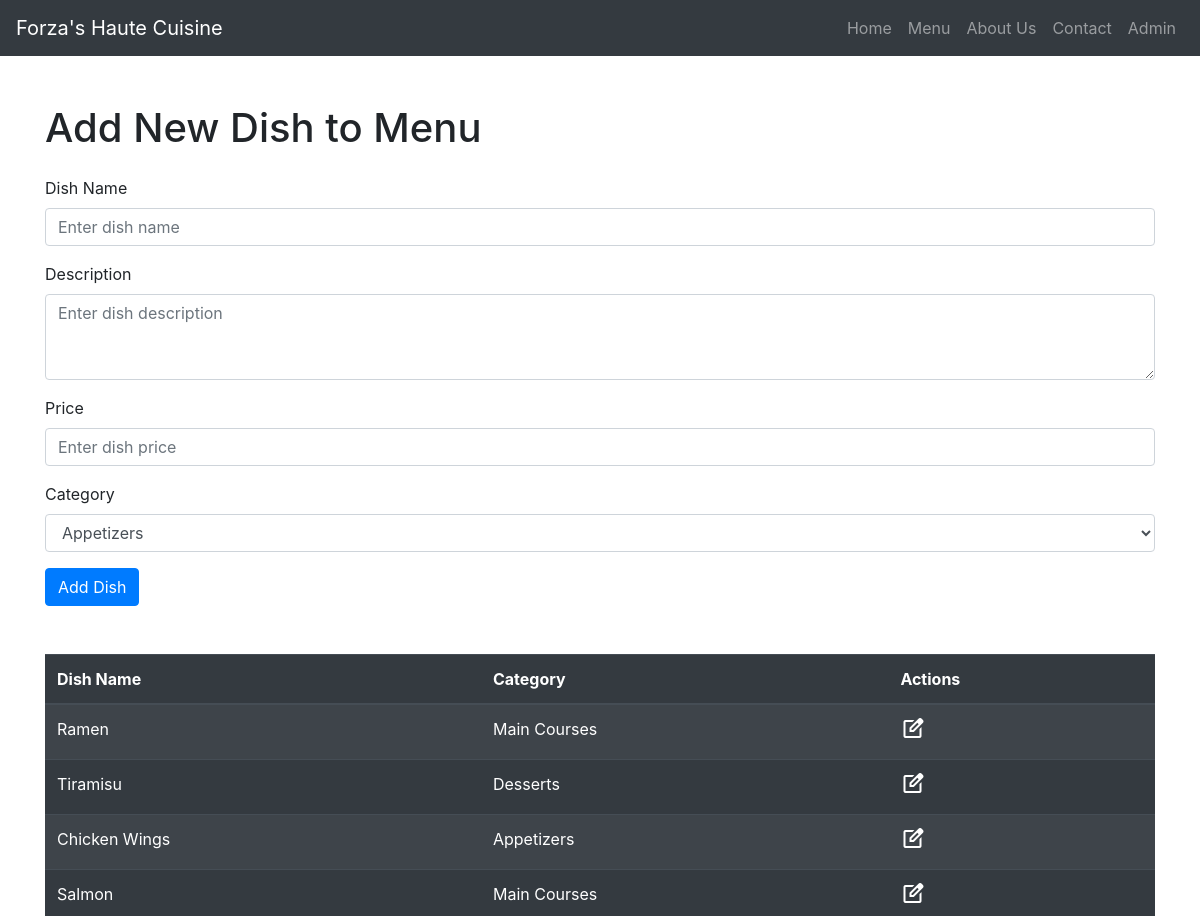
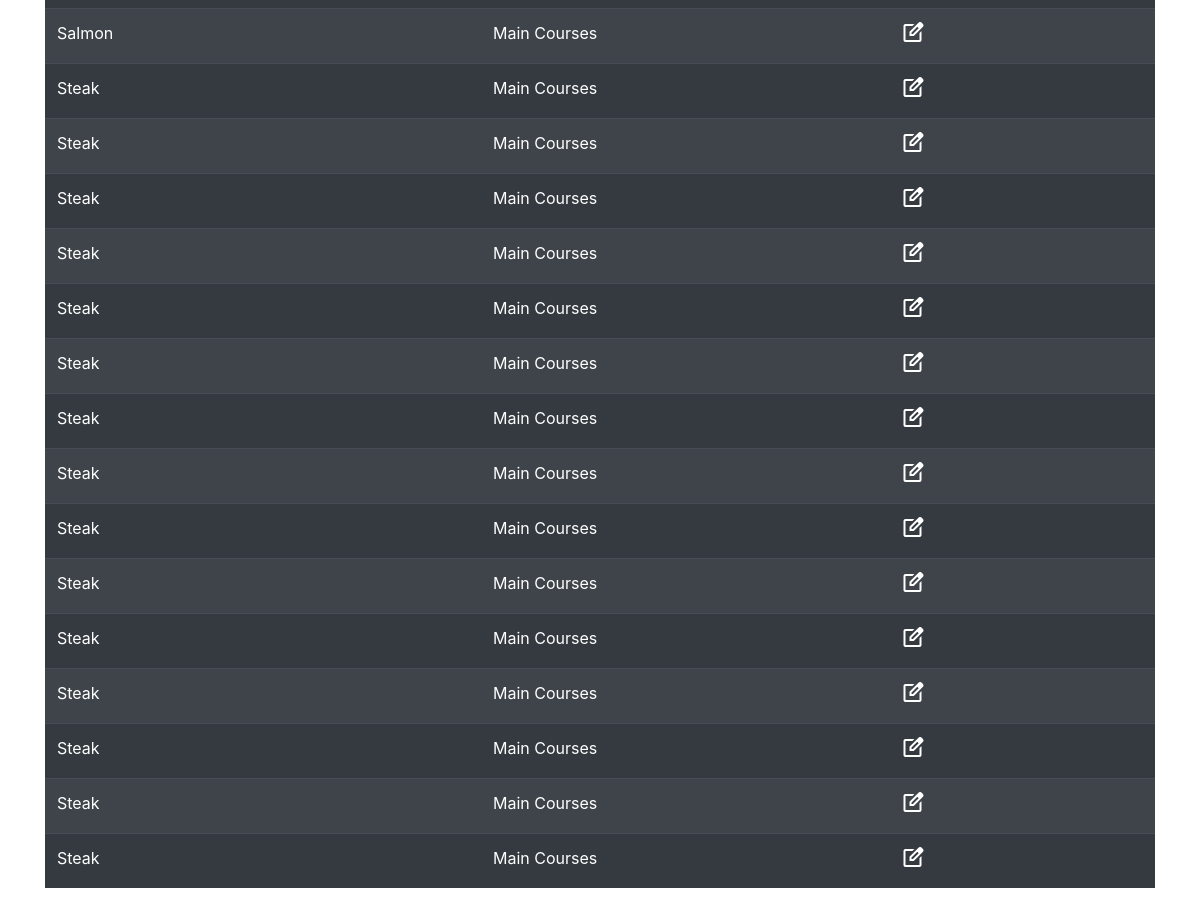
Page /add_dish/ on the committed database (2 pictures, top to bottom).
### myrestaurant/models.py (models this page shows)
class Menu(models.Model):
    name = models.CharField(max_length=255)
    description = models.CharField(max_length=255)
    price = models.IntegerField()
    category = models.CharField(max_length=255)

### myrestaurant/views.py (the view, shortened to what this page needs)
# urls.py: path('add_dish/', views.add_dish, name='add_dish'),
def add_dish(request):
    data = Menu.objects.all()
    return render(request, 'add_dish.html', {'data': data})

### myrestaurant/templates/add_dish.html (shortened to what this page needs)
<!DOCTYPE html>
<html lang="en">
<head>
  <link href="https://stackpath.bootstrapcdn.com/bootstrap/4.5.0/css/bootstrap.min.css" rel="stylesheet">
</head><body>
  {% include 'navbar.html' %}
  <div class="container mt-5">
    <h1 class="mb-4">Add New Dish to Menu</h1>
    <form method="post">
      <div class="form-group">
        <label for="dishName">Dish Name</label>
        <input type="text" class="form-control" name="name" id="dishName" placeholder="Enter dish name" required>
      </div>
      <div class="form-group">
        <label for="dishDescription">Description</label>
        <textarea class="form-control" name="description" id="dishDescription" rows="3" placeholder="Enter dish description"></textarea>
      </div>
      <div class="form-group">
        <label for="dishPrice">Price</label>
        <input type="number" class="form-control" name="price" id="dishPrice" placeholder="Enter dish price" step=".01" required>
      </div>
      <div class="form-group">
        <label for="dishCategory">Category</label>
        <select class="form-control" name="category" id="dishCategory">
          <option>Appetizers</option>
        </select>
      </div>
      <input type="submit" class="btn btn-primary" value="Add Dish"\>
    </form>
  </div>
  <div class="container my-5">
    <table class="table table-dark table-striped">
      <thead>
        <tr>
          <th scope="col">Dish Name</th>
          <th scope="col">Category</th>
          <th scope="col">Actions</th>
        </tr>
      </thead>
      <tbody>
        {% for dish in data %}
        <tr>
          <td>{{dish.name}}</td>
          <td>{{dish.category}}</td>
          <td>
            <span class="material-symbols-outlined">edit_square</span>
          </td>
        </tr>
        {% endfor %}
      </tbody>
    </table>
  </div>
</body>
</html>

### myrestaurant/templates/navbar.html (shortened to what this page needs)
<nav class="navbar navbar-expand-lg navbar-dark bg-dark">
    <a class="navbar-brand" href="#">Forza's Haute Cuisine</a>
    <div class="collapse navbar-collapse" id="navbarNav">
        <ul class="navbar-nav ml-auto">
            <li class="nav-item">
                <a class="nav-link" href="#">Home</a>
            </li>
            <li class="nav-item">
                <a class="nav-link" href="#">Menu</a>
            </li>
            <li class="nav-item">
                <a class="nav-link" href="#">About Us</a>
            </li>
            <li class="nav-item">
                <a class="nav-link" href="#">Contact</a>
            </li>
            <li class="nav-item">
                <a class="nav-link" data-toggle="modal" data-target="#LoginModal">Admin</a>
            </li>
        </ul>
    </div>
</nav>

### myrestaurant/templates/add_dish.html (style rules this page uses)
.material-symbols-outlined { font-variation-settings: 'FILL' 0, 'wght' 400, 'GRAD' 0, 'opsz' 24; cursor: pointer; }

### rows in the picture
Menu: name "Ramen", category "Main Courses"
Menu: name "Tiramisu", category "Desserts"
Menu: name "Chicken Wings", category "Appetizers"
Menu: name "Salmon", category "Main Courses"
Menu: name "Salmon", category "Main Courses"
Menu: name "Steak", category "Main Courses"
Menu: name "Steak", category "Main Courses"
Menu: name "Steak", category "Main Courses"
Menu: name "Steak", category "Main Courses"
Menu: name "Steak", category "Main Courses"
Menu: name "Steak", category "Main Courses"
Menu: name "Steak", category "Main Courses"
Menu: name "Steak", category "Main Courses"
Menu: name "Steak", category "Main Courses"
Menu: name "Steak", category "Main Courses"
Menu: name "Steak", category "Main Courses"
Menu: name "Steak", category "Main Courses"
Menu: name "Steak", category "Main Courses"
Menu: name "Steak", category "Main Courses"
Menu: name "Steak", category "Main Courses"
